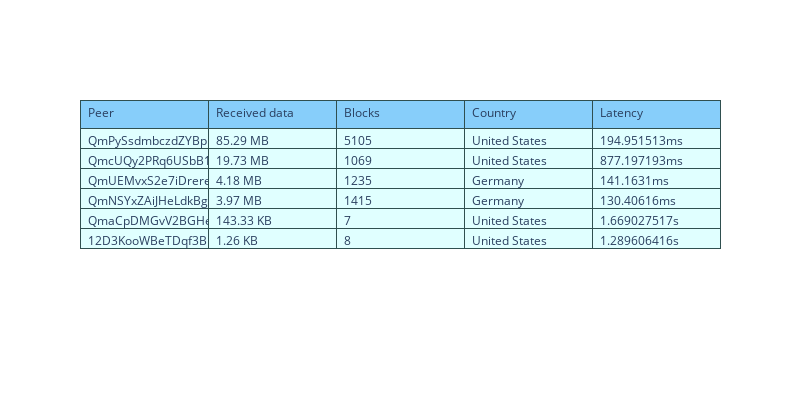

This figure's notebook cell:
### Markdown cell above
## After download Stats

### Code cell
file_path = pathlib.Path("downloads/")

if not ipfs.is_daemon_active():
    print("Be sure to have the IPFS daemon running.")
elif not file_path.exists():
    print("Be sure to download the file before.")
else:
    print("Be aware that if a GC of the repo was disabled, this information may not be reliable.\n")
    peers = ipfs.get_swarm_peers()

    # Bitswap stats
    bitswap_stat = ipfs.get_bitswap_stat(False)
    duplicates_block = bitswap_stat['DupBlksReceived'] / bitswap_stat['BlocksReceived'] * 100
    duplicates_data = bitswap_stat['DupDataReceived'] / bitswap_stat['DataReceived'] * 100
    contributors = len(partners.keys()) / maximum_peers * 100
    
    humanfriendly_data_received = humanfriendly.format_size(bitswap_stat["DataReceived"], binary=True)
    print(f"{bitswap_stat['BlocksReceived']} blocks received, {duplicates_block:.2f}% were duplicates")
    print(f"{humanfriendly_data_received} data received, {duplicates_data:.2f}% was duplicate")
    print(f"{maximum_peers} peers were in the swarm, {contributors:.2f}% contributed")
            
    # Ledger stats
    partners = ipfs.get_bitswap_partners()
    print(f"\nPeer partners ({len(partners.keys())}):")
    utils.show_peers_table(partners)

### Figure 1 — Plotly figure (JSON) as saved in the notebook; plotly's stock layout.template omitted (floating-point values rounded to 4 significant figures)
{"data": [{"cells": {"align": "left", "fill": {"color": "lightcyan"}, "line": {"color": "darkslategray"}, "values": [["QmPySsdmbczdZYBpbi2oq2WMJ8ErbfxtkG8Mo192UHkfGP", "QmcUQy2PRq6USbB164s9GCsgNYPxwJPE7KjfVffgbHvM1P", "QmUEMvxS2e7iDrereVYc5SWPauXPyNwxcy9BXZrC1QTcHE", "QmNSYxZAiJHeLdkBg38roksAR9So7Y5eojks1yjEcUtZ7i", "QmaCpDMGvV2BGHeYERUEnRQAwe3N8SzbUtfsmvsqQLuvuJ", "12D3KooWBeTDqf3BbuQuptmcFdb2pVfmcfnpFvNiHqr4T39zt9DV"], ["85.29 MB", "19.73 MB", "4.18 MB", "3.97 MB", "143.33 KB", "1.26 KB"], [5105, 1069, 1235, 1415, 7, 8], ["United States", "United States", "Germany", "Germany", "United States", "United States"], ["194.951513ms", "877.197193ms", "141.1631ms", "130.40616ms", "1.669027517s", "1.289606416s"]]}, "header": {"align": "left", "fill": {"color": "lightskyblue"}, "line": {"color": "darkslategray"}, "values": ["Peer", "Received data", "Blocks", "Country", "Latency"]}, "type": "table"}], "layout": {"height": 400, "width": 800}}
